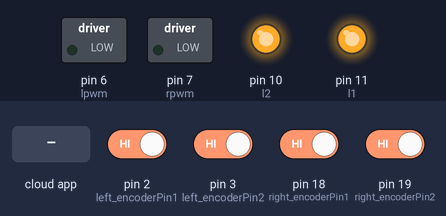
The sketch below on a simulated Arduino Mega 2560, built with avr-gcc and run on an emulated ATmega2560. Parts: switched loads named in the sketch (green lamp = pin HIGH), output pins drawn as LEDs (lit = HIGH). Inputs (shaded band) come from the test bench; at power-on: pin 2 (left_encoderPin1), pin 3 (left_encoderPin2), pin 18 (right_encoderPin1), pin 19 (right_encoderPin2) HIGH. The ROS host is connected and sends only what is stated; pins used as bus, display or sensor lines are not drawn.

Above: at 1.2 s.
1.3 s: the phone or cloud app sets left_wheel_speed to 45
At 2.1 s:
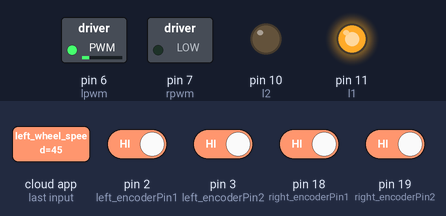
2.8 s: the phone or cloud app sets right_wheel_speed to 45
At 4.0 s:
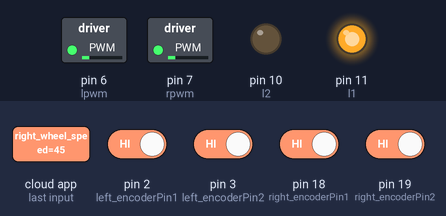
4.3 s: the phone or cloud app sets left_wheel_speed to 0
At 4.7 s:
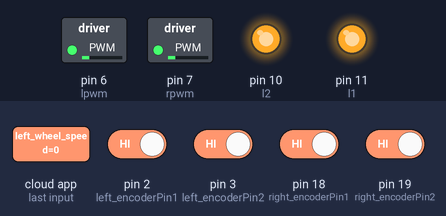
5.8 s: the phone or cloud app sets right_wheel_speed to 90
At 7.1 s:
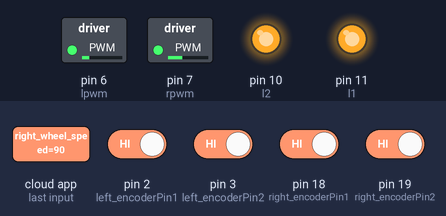
7.4 s: the phone or cloud app sets left_wheel_speed to 90
At 8.1 s:
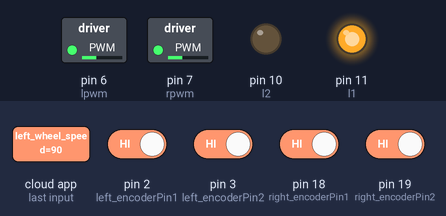
8.9 s: the phone or cloud app sets right_wheel_speed to 180
At 9.9 s:
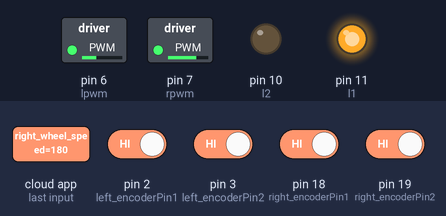
Timing chart, 0 to 11.4 s (numbered marks = the images above; inputs shaded):
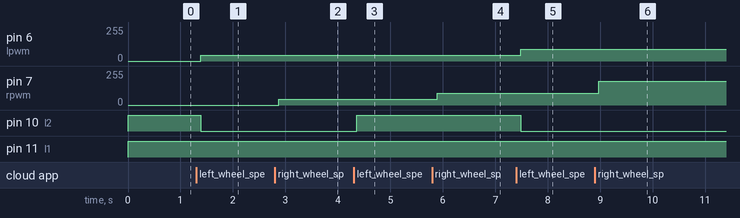

The sketch:

TurtleBot_arduino.ino
```cpp
#include <ros.h>
#include <ros/time.h>
#include <tf/tf.h>
#include <tf/transform_broadcaster.h>
#include <std_msgs/Int64.h>
#include <std_msgs/Int16.h>
#include <std_msgs/Float64.h>
// nodehandle for the ros node
ros::NodeHandle nh;

//std_msgs::UInt16 LeftSpeed; // they ubscribe to the left and right wheel speed
//std_msgs::UInt16 RightSpeed; // right wheel speed subscriber


// target speed variables for the left and right wheel
int16_t LeftTargetSpeed =0;
int16_t RightTargetSpeed = 0;


// callback function for left and right velocities values
void targetspeedLeftcb(const std_msgs::Int16& msg){
  LeftTargetSpeed = msg.data;

}
void targetspeedRightcb(const std_msgs::Int16& msg){
  RightTargetSpeed  = msg.data;
}


// standard message to send the left and right encoder values
//we may require to use UInt64 instead of Float64 that we willl see
std_msgs::Int64 encoderL ;
std_msgs::Int64 encoderR ;

//Subscriber for left and right wheel speeds
ros::Subscriber<std_msgs::Int16> Lspeed("left_wheel_speed",&targetspeedLeftcb);
ros::Subscriber<std_msgs::Int16> Rspeed("right_wheel_speed",&targetspeedRightcb);

// Publisher of odometry data i.e. ticks value.
ros::Publisher Lencoder("left_encoder",&encoderL);
ros::Publisher Rencoder("right_encoder",&encoderR);

/*
float left_wheel_radius ; // assign the left wheel radius
float right_wheel_radius ; // assign the right wheel radius

int ticks_rot ; //ticks per rotation
float base_length ; // the wheel base;
*/
// Arduin Mega has 6 interrupt pins - 2, 3, 18, 19, 20, 21

int left_encoderPin1 = 2;
int left_encoderPin2 = 3;
int right_encoderPin1 = 18;
int right_encoderPin2 = 19;

volatile int lastLencoded =0;
volatile long encoderLvalue = 0;
volatile int lastRencoded =0;
volatile long encoderRvalue = 0;

long lastLeftEncValue = 0;
long lastRightEncValue = 0;

int lastLmsb = 0;
int lastLlsb = 0;
int lastRmsb = 0;
int lastRlsb = 0;

/////////////////////////////////////////////////////////
//defining the motor pins
int l1 =11,l2 = 10,r1 = 9,r2 = 8,lpwm = 6,rpwm = 7;

// setup function
void setup()
{
  nh.initNode();
  nh.advertise(Lencoder);
  nh.advertise(Rencoder);
  nh.subscribe(Lspeed);
  nh.subscribe(Rspeed);

  // motor pins for output
  pinMode(l1,OUTPUT);
  pinMode(l2,OUTPUT);
  pinMode(r1,OUTPUT);
  pinMode(r2,OUTPUT);
  pinMode(lpwm,OUTPUT);
  pinMode(rpwm,OUTPUT);


  pinMode(left_encoderPin1,INPUT);
  pinMode(left_encoderPin2,INPUT);
  pinMode(right_encoderPin1,INPUT);
  pinMode(right_encoderPin2,INPUT);
  digitalWrite(left_encoderPin1,HIGH); // turn pull up resistor high for all
  digitalWrite(left_encoderPin2,HIGH);
  digitalWrite(right_encoderPin1,HIGH);
  digitalWrite(right_encoderPin2,HIGH);
  //attachInterrupt(digitalPinToInterrupt(pin), ISR, mode);
  attachInterrupt(digitalPinToInterrupt(left_encoderPin1), updateLeftEncoder, CHANGE);
  attachInterrupt(digitalPinToInterrupt(left_encoderPin2), updateLeftEncoder, CHANGE);
  attachInterrupt(digitalPinToInterrupt(right_encoderPin1), updateRightEncoder, CHANGE);
  attachInterrupt(digitalPinToInterrupt(right_encoderPin2), updateRightEncoder, CHANGE);
  nh.loginfo("Arduino Setup Executed !!!");
}


void loop()
{


  //writing the encoder data to the ROS variable
  encoderL.data = encoderLvalue;
  encoderR.data = encoderRvalue;


 //encoderLvalue, encoderRvalue for the left and right encoder values
 // we write the publiher code to publish the encoder data
 Lencoder.publish(&encoderL);
 Rencoder.publish(&encoderR);
 // so this publishs our encoder values

 // now we will update the motor speeds
 Update_Motors();


 nh.spinOnce();
 delay(50);

}
///////////////////////////////////////////////////////////////////////////////////
///////////////////////////////////////////////////////////////////////////////////
//Code to update the Left and Right Encoder
void updateLeftEncoder()
{
  int MSB = digitalRead(left_encoderPin1);
  int LSB = digitalRead(left_encoderPin2);

  int encoded = (MSB << 1) | LSB; // converting 2 bit to single number
  int sum = (lastLencoded << 2) | encoded;

  if(sum == 0b1101 || sum == 0b0100 || sum == 0b0010 || sum == 0b1011) encoderLvalue ++;
  if(sum == 0b1110 || sum == 0b0111 || sum == 0b0001 || sum == 0b1000) encoderLvalue --;

  lastLencoded = encoded; // store last cvalue for next time.

}
void updateRightEncoder()
{
  int MSB = digitalRead(right_encoderPin1);
  int LSB = digitalRead(right_encoderPin2);

  int encoded = (MSB << 1) | LSB; // converting 2 bit to single number
  int sum = (lastRencoded << 2) | encoded;

  if(sum == 0b1101 || sum == 0b0100 || sum == 0b0010 || sum == 0b1011) encoderRvalue ++;
  if(sum == 0b1110 || sum == 0b0111 || sum == 0b0001 || sum == 0b1000) encoderRvalue --;

  lastRencoded = encoded; // store last cvalue for next time.

}


//////////////////////////////////////////////////////////////////////////
// motor running function
// first we define all the variable for the motor pins and pwm pins


void moveRightMotor(int val)
{
  if (val > 0)
  {
    digitalWrite(r1,HIGH);
    digitalWrite(r2,LOW);
    analogWrite(rpwm,val);
  }
  else if (val < 0)
  {
    digitalWrite(r1,LOW);
    digitalWrite(r2,HIGH);
    analogWrite(rpwm,abs(val));
  }
  else if (val == 0)
  {
    digitalWrite(r1,HIGH);
    digitalWrite(r2,HIGH);

  }
  nh.loginfo("Right Motor Speed Updated to : ");
  nh.loginfo(val);

}

void moveLeftMotor(int val)
{
  if (val > 0)
  {
    digitalWrite(l1,HIGH);
    digitalWrite(l2,LOW);
    analogWrite(lpwm,val);
  }
  else if (val < 0)
  {
    digitalWrite(l1,LOW);
    digitalWrite(l2,HIGH);
    analogWrite(lpwm,abs(val));
  }
  else if (val == 0)
  {
    digitalWrite(l1,HIGH);
    digitalWrite(l2,HIGH);

  }
  nh.loginfo("Left Motor Speed Updated to : ");
  nh.loginfo(val);

}


///////////////////////////////////////////////////////////////////////////////////
///////////////////////////////////////////////////////////////////////////////////
// Code to  update the motor and their target speed using the variables
// LeftTargetSpeed and RightTargetSpeed ( -255 <= val <= 255)
void Update_Motors()
{
  moveRightMotor(RightTargetSpeed);
  moveLeftMotor(LeftTargetSpeed);
}
```

Measured:
- after the input at 1.3 s, pin 6 (lpwm): 0/255 → 45/255 after 0.09 s; pin 10 (l2): HIGH → LOW after 0.09 s
- after the input at 2.8 s, pin 7 (rpwm): 0/255 → 45/255 after 0.07 s
- after the input at 4.3 s, pin 10 (l2): LOW → HIGH after 0.06 s
- after the input at 5.8 s, pin 7 (rpwm): 45/255 → 90/255 after 0.10 s
- after the input at 7.4 s, pin 6 (lpwm): 45/255 → 90/255 after 0.09 s; pin 10 (l2): HIGH → LOW after 0.09 s
- after the input at 8.9 s, pin 7 (rpwm): 90/255 → 180/255 after 0.08 s
